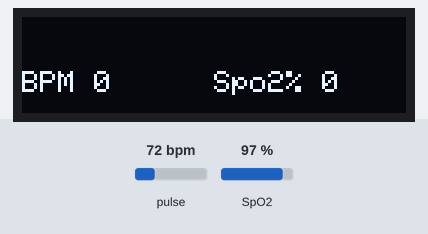
A sketch run on a simulated Arduino Uno, built with avr-gcc and run on an emulated ATmega328P. On the bench: 128×32 one-colour display. The test bench sets the inputs (shaded band); at power-on: pulse 72 bpm, SpO2 97 %. What the sketch prints to the serial monitor is not drawn.

Above: at 3.7 s.
3.8 s: pulse set to 42 bpm
At 6.0 s:
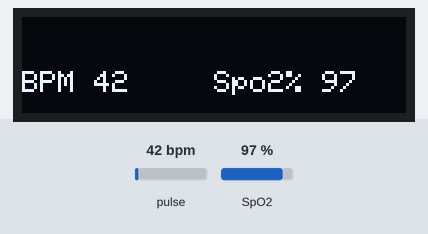
6.6 s: SpO2 set to 80 %
At 7.9 s:
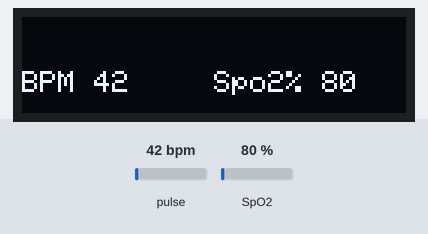
9.1 s: pulse set to 70 bpm
At 11.0 s:
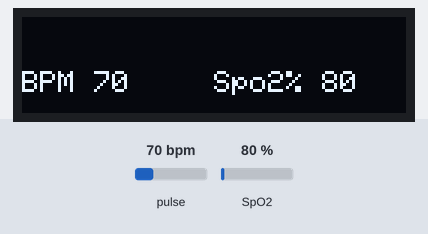
11.6 s: SpO2 set to 85 %
At 13.0 s:
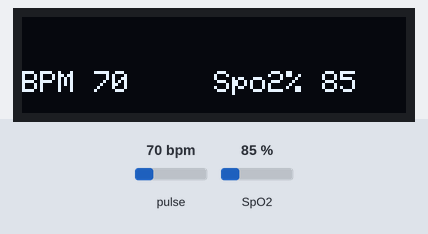
Timing chart, 0 to 14.6 s (numbered marks = the images above; inputs shaded):
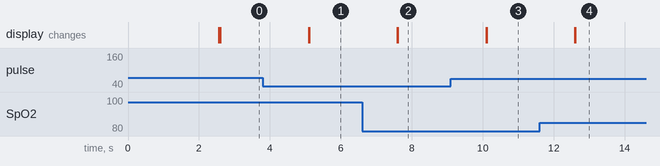

Measured:
- after the input at 6.6 s, the display: first differs from a run without the input after 1.0 s (image 2)
- after the input at 9.1 s, the display: first changes after 0.99 s (image 3 shows a later state)
- after the input at 11.6 s, the display: first differs from a run without the input after 1.0 s (image 4)

The sketch:

Code_final.ino
```cpp
#include <Wire.h>
#include "MAX30100_PulseOximeter.h"
#include <Adafruit_GFX.h>
#include <Adafruit_SSD1306.h>
#define ENABLE_MAX30100 1
#define SCREEN_WIDTH 128 // OLED display width, in pixels
#define SCREEN_HEIGHT 32 //64 // OLED display height, in pixels
#define OLED_RESET     -1 // 4 // Reset pin # (or -1 if sharing Arduino reset pin)
#define SCREEN_ADDRESS 0x3c ///< See datasheet for Address; 0x3D for 128x64, 0x3C for 128x32
Adafruit_SSD1306 display(SCREEN_WIDTH, SCREEN_HEIGHT, &Wire, OLED_RESET);
#if ENABLE_MAX30100
#define REPORTING_PERIOD_MS     2500
PulseOximeter pox;
#endif
uint32_t tsLastReport = 0;
int xPos = 0;
void onBeatDetected()
{
  Serial.println("Beat!");

}
void setup()
{
  Serial.begin(115200);
  Serial.println("SSD1306 128x64 OLED TEST");
  // SSD1306_SWITCHCAPVCC = generate display voltage from 3.3V internally
  if (!display.begin(SSD1306_SWITCHCAPVCC, SCREEN_ADDRESS)) {
    Serial.println(F("SSD1306 allocation failed"));
    for (;;); // Don't proceed, loop forever
  }
  // Show initial display buffer contents on the screen --
  // the library initializes this with an Adafruit splash screen.
  //display.display();
  display.clearDisplay();
  display.setTextSize(1);
  display.setTextColor(WHITE);
  display.setCursor(20, 18);
  // Display static text
  display.print("Pulse OxiMeter");
  int temp1 = 0;
  int temp2 = 40;
  int temp3 = 80;
  xPos = 0;
  display.display();
  delay(2500); // Pause for 2 seconds
  display.cp437(true);
  display.clearDisplay();
  Serial.print("Initializing pulse oximeter..");
#if ENABLE_MAX30100
  if (!pox.begin()) {
    Serial.println("FAILED");
    for (;;);
  } else {
    Serial.println("SUCCESS");
  }
  pox.setIRLedCurrent(MAX30100_LED_CURR_7_6MA);
  pox.setOnBeatDetectedCallback(onBeatDetected);
  display_data(0, 0);
#endif
}
void loop()
{
#if ENABLE_MAX30100
  // Make sure to call update as fast as possible
  pox.update();
  int bpm = 0;
  int spo2 = 0;
  if (millis() - tsLastReport > REPORTING_PERIOD_MS) {
    bpm = pox.getHeartRate();
    spo2 = pox.getSpO2();
    Serial.println(bpm);
    //Serial.print("bpm / SpO2:");
    Serial.println(spo2);
    //Serial.println("%");
    tsLastReport = millis();
    display_data(bpm, spo2);
  }
#endif
}
void display_data(int bpm, int spo2) {
  display.fillRect(0, 18, 127, 15, SSD1306_BLACK);
  display.setTextSize(1);
  display.setTextColor(WHITE);
  display.setCursor(0, 18);
  display.print("BPM ");
  display.print(bpm);
  display.display();
  display.setTextSize(1);
  display.setTextColor(WHITE);
  display.setCursor(64, 18);
  display.print("Spo2% ");
  display.println(spo2);
  display.display();
}
```
